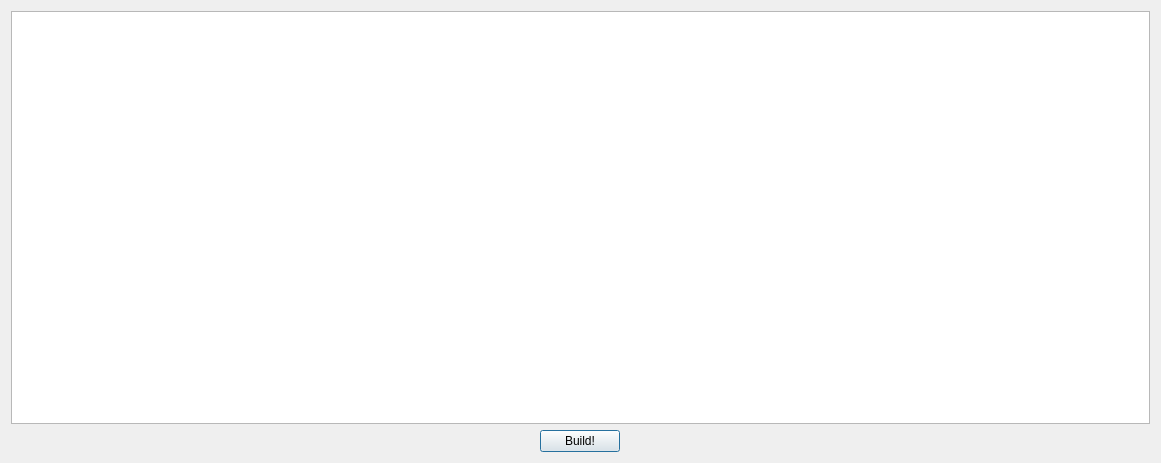
<?xml version="1.0" encoding="UTF-8"?>
<ui version="4.0">
 <class>Dialog</class>
 <widget class="QDialog" name="Dialog">
  <property name="geometry">
   <rect>
    <x>0</x>
    <y>0</y>
    <width>1161</width>
    <height>463</height>
   </rect>
  </property>
  <property name="windowTitle">
   <string>Dialog</string>
  </property>
  <layout class="QVBoxLayout" name="verticalLayout">
   <item>
    <widget class="QTableView" name="view">
     <property name="editTriggers">
      <set>QAbstractItemView::CurrentChanged|QAbstractItemView::SelectedClicked</set>
     </property>
     <property name="selectionMode">
      <enum>QAbstractItemView::NoSelection</enum>
     </property>
     <property name="selectionBehavior">
      <enum>QAbstractItemView::SelectRows</enum>
     </property>
     <property name="showGrid">
      <bool>false</bool>
     </property>
     <attribute name="horizontalHeaderVisible">
      <bool>false</bool>
     </attribute>
     <attribute name="verticalHeaderVisible">
      <bool>false</bool>
     </attribute>
     <attribute name="verticalHeaderDefaultSectionSize">
      <number>75</number>
     </attribute>
    </widget>
   </item>
   <item>
    <layout class="QHBoxLayout" name="button_layout">
     <item>
      <widget class="QPushButton" name="build_button">
       <property name="sizePolicy">
        <sizepolicy hsizetype="Maximum" vsizetype="Fixed">
         <horstretch>0</horstretch>
         <verstretch>0</verstretch>
        </sizepolicy>
       </property>
       <property name="text">
        <string>Build!</string>
       </property>
      </widget>
     </item>
    </layout>
   </item>
  </layout>
 </widget>
 <resources/>
 <connections/>
</ui>
